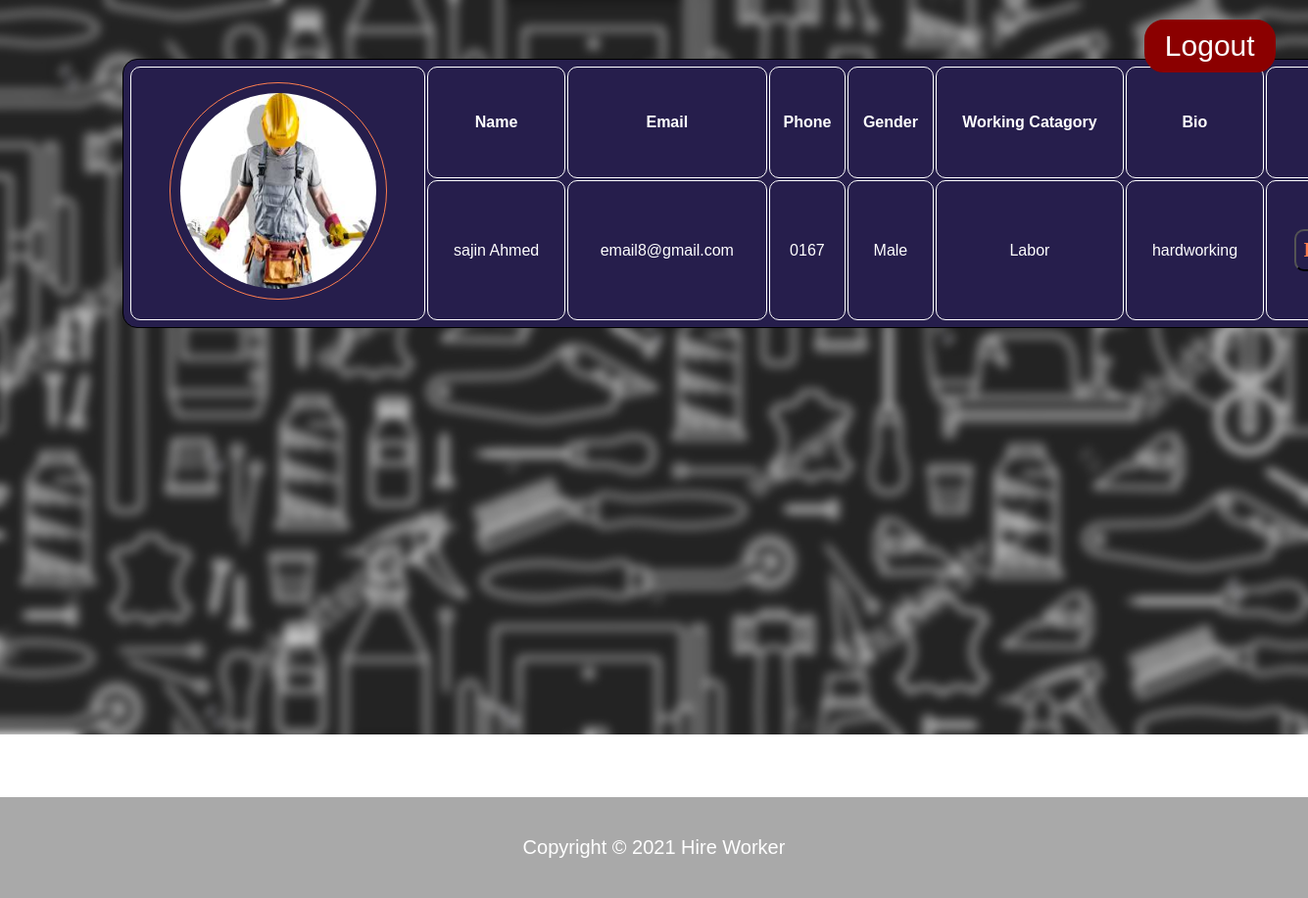
Screenshot of /pages/AfterLogin/CustomerInterface/labor.php (signed in) with the database file from the repository.
### tables this page shows
CREATE TABLE `worker` (
  `UserID` varchar(20) NOT NULL,
  `Password` varchar(100) NOT NULL,
  `First Name` varchar(25) NOT NULL,
  `Last Name` varchar(25) NOT NULL,
  `Email` varchar(30) NOT NULL,
  `Phone` varchar(25) NOT NULL,
  `Gender` varchar(20) NOT NULL,
  `WorkingCatagory` varchar(20) NOT NULL
);

CREATE TABLE `images` (
  `UserID` varchar(20) NOT NULL,
  `WorkingCatagory` varchar(20) NOT NULL,
  `image` varchar(200) NOT NULL,
  `text` text NOT NULL
);

### pages/AfterLogin/CustomerInterface/labor.php (the view, shortened to what this page needs)
<?php
require_once'checkfunction.php';
require_once 'connection.php';
if (!$connection){
die('Connect Error:'. mysqli_connect_error());
}
else{
    if(isset($_SESSION['id'])){
    $sql="Select * from worker w, images e where w.UserID = e.UserID AND w.WorkingCatagory like '%Labor%'" ;
    $result=mysqli_query($connection,$sql);
    }
}
?>
<!DOCTYPE html>
<html>
    <head>
        <head>
    <link rel="stylesheet" type="text/css" href="../../../css/Style.css">
</head>
    </head>
<body style="background: url(../../../images/Catback.jpg); background-repeat: no-repeat; background-size: 100%; background-attachment: fixed; " >
    <?php
        while($rows=mysqli_fetch_array($result))
        {
    ?>
         <table class="table">
        <tr>
            <th rowspan="2"><?php echo "<img src='../../Signups/{$rows['image']}' id= 'profilepic'/>" ?></td>
            <th> Name </th>
            <th> Email </th>
            <th> Phone </th>
            <th> Gender </th>
            <th> Working Catagory </th>
            <th> Bio</th>
            <th> Contact </th>
        </tr>
            <tr>
                <td><?php echo $rows['First Name'],' ',$rows['Last Name'] ?> </td>
                <td><?php echo $rows['Email']; ?></td>
                <td><?php echo $rows['Phone']; ?></td>
                <td ><?php echo $rows['Gender']; ?></td>
                <td><?php echo $rows['WorkingCatagory']; ?></td>
                <td><?php echo $rows['text']; ?></td>
                <td><a href="#popup1"><button class="buttoncontact">Hire Now</button></a></td>
            </tr>
           </table>
    <?php
    }
    ?>
<a href="../../Logins/logout.php"text-decoration: none" ><button class="buttoncat" type="logout">Logout</button></a><br>
    <footer id="catfooter" >
    <p>Copyright &copy; 2021 Hire Worker</p>
    </footer>
</body>
</html>

### css/Style.css (style rules this page uses)
body { color: black; font-family: courier; margin : 0; }
body { margin: 0; padding: 0; background: url("../../images/admin.png"); background-size: cover; background-repeat: no-repeat; background: rgba(0,0,0,0.7); font-family: sans-serif; }
#catfooter { background: darkgrey; color:white; position: relative; text-align: center; font-size: 20px; padding:20px; margin-top:34.5%; }
.table { position: relative; margin-top: 60px; top: 5%; left:125px; padding: 5px; text-align: center; background: rgb(38, 30, 76); color: white; border: 1px solid black; border-radius: 15px; width:100%; line-height:40px; }
.table th { text-align:center; padding: 5px; border: 1px solid white; border-radius: 10px; }
.table td { text-align:center; padding: 10px; border: 1px solid white; border-radius: 10px; }
#profilepic { height: 200px; width: 200px; border: 1px solid coral; padding: 10px; margin-top: 10px; border-radius: 50%; }
.buttoncontact { font-family: cursive; font-size: 20px; background: transparent; color:white; font-weight: bold; padding:8px; text-align: center; position: relative; color:coral; border-radius: 10px; transition: 0.8s; overflow: hidden; }
.buttoncat { position:fixed; top:20px; left:80%; padding:8px; width:10%; font-size:30px; background-color:darkred; color:white; border:2px darkred solid; margin-left: 100px; border-radius: 20px; font-family: sans-serif; cursor: pointer; transition: background-color 1s ease 0s; }

### rows the page displays
worker: images.image (picture), First Name "sajin", Last Name "Ahmed", Email "email8@gmail.com", Phone "0167", Gender "Male", images.WorkingCatagory "Labor", images.text "hardworking"
